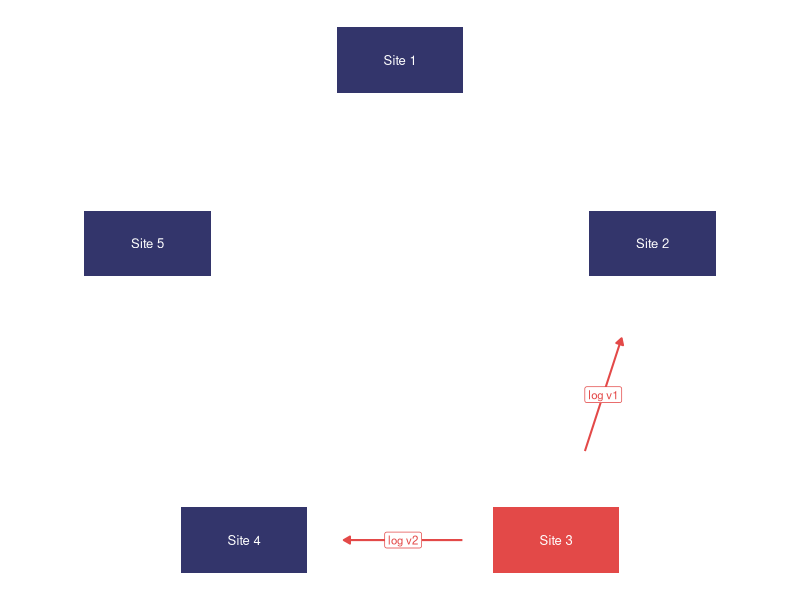
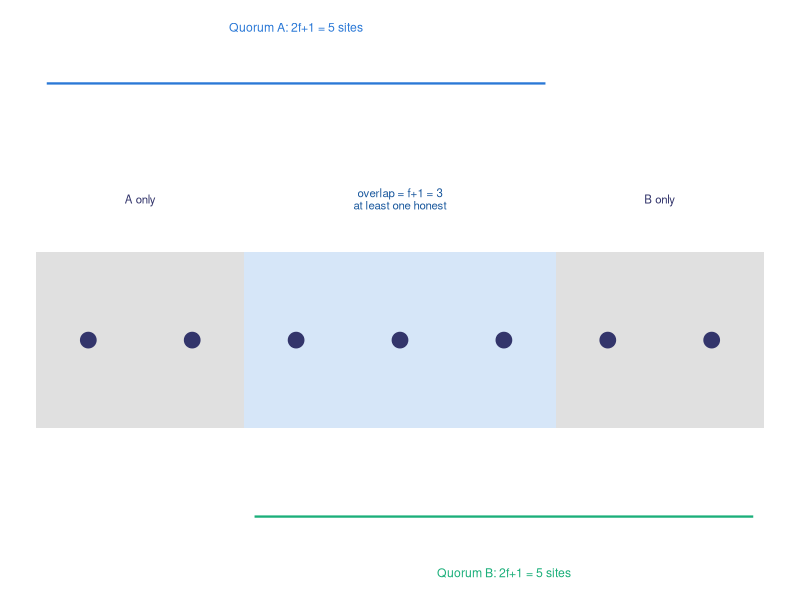
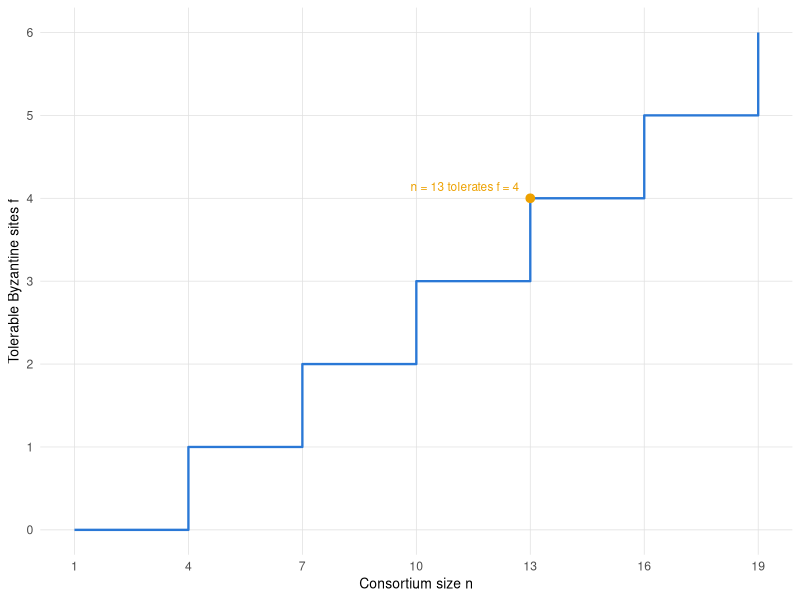

Write the R code that produced these figures, in order.
## ---- chunk 1
#| label: fig-topology
#| fig-cap: 'A single compromised site breaks agreement by sending two conflicting versions of the shared log to different honest sites, which is Byzantine failure in the trial ledger.'
#| fig-width: 6
#| fig-height: 4
library(ggplot2)

PAL <- c('#2a78d6', '#1baf7a', '#eda100', '#008300',
         '#4a3aa7', '#e34948', '#e87ba4', '#eb6834')

book_theme <- ggplot2::theme_minimal(base_size = 11) +
  ggplot2::theme(
    panel.grid.minor = ggplot2::element_blank(),
    panel.grid.major = ggplot2::element_line(
      linewidth = 0.25, colour = 'grey88'),
    axis.title = ggplot2::element_text(size = 10),
    legend.position = 'bottom'
  )

struct <- '#33356b'
attack <- '#e34948'

ang <- (seq(90, -198, length.out = 5)) * pi / 180
nodes <- tibble::tibble(
  site = paste('Site', 1:5),
  x = 2.6 * cos(ang),
  y = 2.6 * sin(ang),
  bad = c(FALSE, FALSE, TRUE, FALSE, FALSE)
)
comp <- nodes[nodes$bad, ]
tgt <- nodes[nodes$site %in% c('Site 2', 'Site 4'), ]
seg <- tibble::tibble(
  x = comp$x, y = comp$y,
  xend = tgt$x, yend = tgt$y,
  lab = c('log v1', 'log v2')
)
seg <- dplyr::mutate(seg,
  dx = xend - x, dy = yend - y,
  x = x + 0.30 * dx, y = y + 0.30 * dy,
  xend = xend - 0.32 * dx, yend = yend - 0.32 * dy,
  mx = (x + xend) / 2, my = (y + yend) / 2
)

ggplot() +
  geom_rect(data = nodes,
    aes(xmin = x - 0.62, xmax = x + 0.62,
        ymin = y - 0.32, ymax = y + 0.32, fill = bad),
    colour = NA) +
  geom_text(data = nodes, aes(x, y, label = site),
    colour = 'white', size = 3.3) +
  geom_segment(data = seg,
    aes(x = x, y = y, xend = xend, yend = yend),
    colour = attack, linewidth = 0.7,
    arrow = grid::arrow(length = grid::unit(0.18, 'cm'),
      type = 'closed')) +
  geom_label(data = seg, aes(mx, my, label = lab),
    colour = attack, fill = 'white', linewidth = 0, size = 2.9) +
  scale_fill_manual(
    values = c(`FALSE` = struct, `TRUE` = attack), guide = 'none') +
  coord_equal(clip = 'off') +
  theme_void()
## ---- chunk 2
#| label: fig-quorum-intersection
#| fig-cap: 'Two quorums of size 2f+1 drawn from 3f+1 sites must share at least f+1 members, so their overlap always contains at least one honest site.'
#| fig-width: 6.5
#| fig-height: 3.4
f <- 2
n <- 3 * f + 1
nd <- tibble::tibble(x = 1:n, y = 0)
bands <- tibble::tibble(
  xmin = c(0.5, 2.5, 5.5),
  xmax = c(2.5, 5.5, 7.5),
  fillc = c('grey88', '#d6e6f8', 'grey88')
)

ggplot() +
  geom_rect(data = bands,
    aes(xmin = xmin, xmax = xmax, ymin = -0.55, ymax = 0.55),
    fill = bands$fillc, colour = NA) +
  geom_point(data = nd, aes(x, y), size = 5, colour = struct) +
  annotate('text', x = 1.5, y = 0.88, label = 'A only',
    size = 2.9, colour = struct) +
  annotate('text', x = 4, y = 0.88,
    label = 'overlap = f+1 = 3\nat least one honest',
    size = 2.9, colour = '#1d5a9e', lineheight = 0.9) +
  annotate('text', x = 6.5, y = 0.88, label = 'B only',
    size = 2.9, colour = struct) +
  annotate('segment', x = 0.6, xend = 5.4, y = 1.6, yend = 1.6,
    colour = PAL[1], linewidth = 0.8) +
  annotate('text', x = 3, y = 1.95,
    label = 'Quorum A: 2f+1 = 5 sites', colour = PAL[1], size = 3.1) +
  annotate('segment', x = 2.6, xend = 7.4, y = -1.1, yend = -1.1,
    colour = PAL[2], linewidth = 0.8) +
  annotate('text', x = 5, y = -1.45,
    label = 'Quorum B: 2f+1 = 5 sites', colour = PAL[2], size = 3.1) +
  coord_cartesian(clip = 'off') +
  theme_void()
## ---- chunk 3
set.seed(20260702)
n_honest <- 100
n_sybil <- 150

# SYNTHETIC: identity-counted votes under free identity
# creation. Each 'A' is one honest participant; each 'B'
# is one Sybil identity minted by a single adversary.
votes <- c(rep('A', n_honest), rep('B', n_sybil))
table(votes)

prop_fraudulent <- mean(votes == 'B')
prop_fraudulent
## ---- chunk 4
set.seed(20260702)
r_honest <- rep(1, n_honest)

# SYNTHETIC: the adversary's total resource budget is
# fixed regardless of how many identities it mints.
# Splitting it more finely does not create more of it.
total_attacker_resource <- 30
r_sybil <- rep(total_attacker_resource / n_sybil, n_sybil)

weights <- c(r_honest, r_sybil)
side <- c(rep('A', n_honest), rep('B', n_sybil))
tapply(weights, side, sum)
## ---- chunk 5
# SYNTHETIC: Byzantine fault tolerance of a fixed
# consortium ledger as a function of the number of
# named institutions, via f = floor((n - 1) / 3).
consortium <- tibble::tibble(n_sites = c(4, 7, 10, 13, 16))

consortium |>
  dplyr::mutate(
    max_faulty = (n_sites - 1L) %/% 3L,
    honest_needed = n_sites - max_faulty
  )
## ---- chunk 6
#| label: fig-fault-tolerance
#| fig-cap: 'Tolerance rises as a step function of consortium size, gaining one more tolerable Byzantine site only when three further institutions join.'
#| fig-width: 6
#| fig-height: 3.4
tol <- tibble::tibble(n = 1:19, f = (n - 1L) %/% 3L)
mark <- tibble::tibble(n = 13, f = 4L, lab = 'n = 13 tolerates f = 4')

ggplot(tol, aes(n, f)) +
  geom_step(colour = PAL[1], linewidth = 0.8) +
  geom_point(data = mark, aes(n, f), colour = PAL[3], size = 2.6) +
  geom_text(data = mark, aes(n, f, label = lab), colour = PAL[3],
    size = 3, hjust = 1.1, vjust = -0.8) +
  scale_x_continuous(breaks = seq(1, 19, 3)) +
  scale_y_continuous(breaks = 0:6) +
  labs(x = 'Consortium size n', y = 'Tolerable Byzantine sites f') +
  book_theme
## ---- chunk 7
quorum_exists <- function(n, f) {
  q_min <- ceiling((n + f + 1) / 2)
  q_min <= n - f
}

f_vals <- 1:6

# n = 3f: one short of the classical bound
purrr::map2_lgl(3 * f_vals, f_vals, quorum_exists)

# n = 3f + 1: exactly at the classical bound
purrr::map2_lgl(3 * f_vals + 1, f_vals, quorum_exists)
